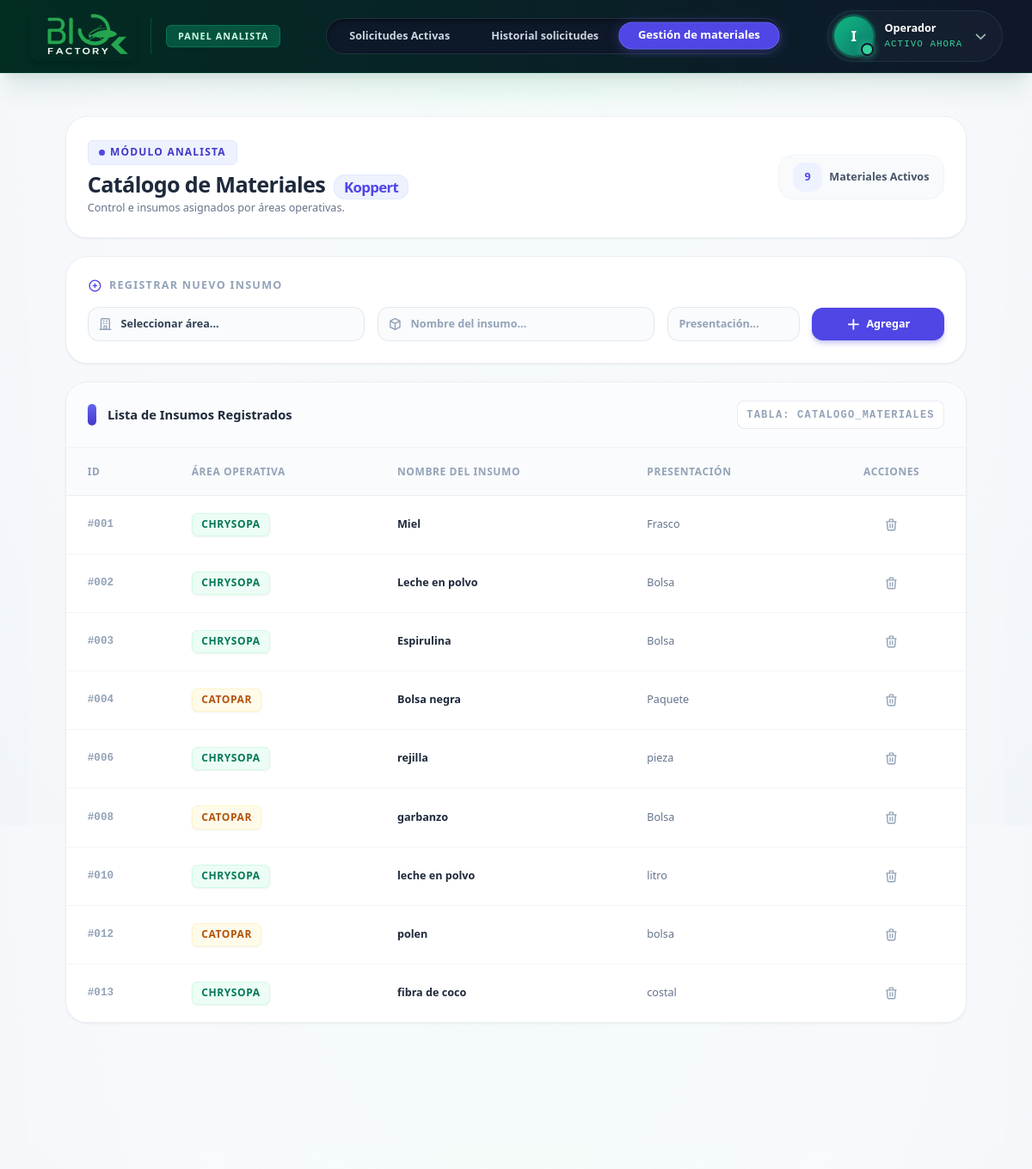
Screenshot of /inventario/materiales with the database file from the repository.
### tables this page shows
CREATE TABLE MATERIALES (

    id_material INTEGER PRIMARY KEY AUTOINCREMENT,

    id_area INTEGER,

    nombre_material VARCHAR(150) NOT NULL,

    presentacion VARCHAR(100)

);

CREATE TABLE CAT_AREAS (
    id_area INT AUTO_INCREMENT PRIMARY KEY,
    nombre_area VARCHAR(100) NOT NULL
);

### routes/inventario.py (the view)
@inventario_bp.route('/materiales')
def gestionar_materiales():
    conn = get_db_connection()
    cursor = conn.cursor()
    cursor.execute("SELECT M.*, A.nombre_area FROM MATERIALES M LEFT JOIN CAT_AREAS A ON M.id_area = A.id_area")
    materiales = cursor.fetchall()
    cursor.execute("SELECT id_area, nombre_area FROM CAT_AREAS WHERE nombre_area LIKE '%Chrysopa%' OR nombre_area LIKE '%Catopar%'")
    areas = cursor.fetchall()
    conn.close()
    return render_template('analista/materiales.html', materiales=materiales, areas=areas)

### routes/inventario.py (called while the page is built)
def get_db_connection():
    conn = sqlite3.connect('Bd_SIO-AGRO.db', isolation_level=None)
    conn.row_factory = sqlite3.Row
    return conn

### templates/analista/materiales.html (shortened to what this page needs)
{% extends "analista/base_inventario.html" %}
{% block navbar_menu %}
<div id="pillMenuContainer"
    class="w-full max-w-full overflow-x-auto hide-scroll flex justify-start sm:justify-center px-4 py-1">
    <div
        class="inline-flex items-center gap-1 p-1 bg-slate-900/80 rounded-full border border-slate-700/60 backdrop-blur-md shadow-inner shadow-black/40 flex-nowrap min-w-max">
        <a href="{{ url_for('inventario.listar_solicitudes') }}"
            class="flex items-center gap-1.5 px-4 sm:px-5 py-1.5 rounded-full text-[11px] sm:text-xs font-bold text-slate-300 hover:text-white hover:bg-slate-800/70 transition-all duration-200 whitespace-nowrap border border-transparent">
            Solicitudes Activas
        </a>
        <a href="{{ url_for('inventario.historial_solicitudes') }}"
            class="flex items-center gap-1.5 px-4 sm:px-5 py-1.5 rounded-full text-[11px] sm:text-xs font-bold text-slate-300 hover:text-white hover:bg-slate-800/70 transition-all duration-200 whitespace-nowrap border border-transparent">
            Historial solicitudes
        </a>
        <a id="activePill" href="{{ url_for('inventario.gestionar_materiales') }}"
            class="flex items-center gap-1.5 px-4 sm:px-5 py-1.5 rounded-full text-[11px] sm:text-xs font-black text-white bg-indigo-600 shadow-[0_2px_12px_rgba(99,102,241,0.35)] border border-indigo-400/40 scale-[1.03] transition-all duration-200 cursor-default whitespace-nowrap">
            Gestión de materiales
        </a>
    </div>
</div>
{% endblock %}
{% block content %}
<main class="flex-1 overflow-y-auto px-6 pt-4 pb-10 lg:px-10 bg-slate-50/50">
    <div class="w-full max-w-6xl mx-auto flex flex-col gap-5 pb-16 mb-8">
        <div
            class="bg-white border border-slate-200/70 p-6 rounded-3xl shadow-sm flex flex-col md:flex-row justify-between items-start md:items-center gap-4 backdrop-blur-xl">
            <div>
                <div
                    class="inline-flex items-center gap-1.5 px-3 py-1 rounded-md bg-indigo-50 border border-indigo-100 text-indigo-700 text-[10px] font-bold tracking-widest uppercase mb-1.5">
                    <span class="w-1.5 h-1.5 rounded-full bg-indigo-600 animate-pulse"></span>
                    Módulo Analista
                </div>
                <h1 class="text-2xl font-black text-slate-800 tracking-tight mb-0.5">
                    Catálogo de Materiales <span
                        class="text-indigo-600 font-extrabold text-base bg-indigo-50 border border-indigo-100/80 px-2.5 py-0.5 rounded-xl ml-1">Koppert</span>
                </h1>
                <p class="text-xs text-slate-500 font-medium">Control e insumos asignados por áreas operativas.</p>
            </div>
            <div class="hidden sm:flex items-center gap-2 bg-slate-50 border border-slate-100 px-4 py-2 rounded-2xl">
                <div
                    class="w-8 h-8 rounded-xl bg-indigo-50 text-indigo-600 flex items-center justify-center font-black text-xs">
                    {{ materiales|length }}
                </div>
                <span class="text-xs font-bold text-slate-600">Materiales Activos</span>
            </div>
        </div>
        <div class="bg-white rounded-3xl shadow-sm border border-slate-200/70 p-6">
            <h2 class="text-xs font-black text-slate-400 uppercase tracking-widest mb-4 flex items-center gap-2">
                <svg class="w-4 h-4 text-indigo-600" fill="none" stroke="currentColor" viewBox="0 0 24 24">
                    <path stroke-linecap="round" stroke-linejoin="round" stroke-width="2"
                        d="M12 9v3m0 0v3m0-3h3m-3 0H9m12 0a9 9 0 11-18 0 9 9 0 0118 0z"></path>
                </svg>
                Registrar Nuevo Insumo
            </h2>
            <form action="{{ url_for('inventario.agregar_material') }}" method="POST"
                class="grid grid-cols-1 sm:grid-cols-12 gap-3.5 items-center">
                <div class="sm:col-span-4">
                    <div class="relative">
                        <select name="id_area" required
                            class="w-full border border-slate-200 rounded-xl pl-9 pr-3 py-2.5 text-xs font-bold text-slate-700 bg-slate-50/80 focus:bg-white focus:ring-4 focus:ring-indigo-600/10 focus:border-indigo-500 outline-none transition-all cursor-pointer appearance-none">
                            <option value="" disabled selected>Seleccionar área...</option>
                        </select>
                    </div>
                </div>
                <div class="sm:col-span-4">
                    <div class="relative">
                        <input type="text" name="nombre_material" placeholder="Nombre del insumo..." required
                            class="w-full border border-slate-200 rounded-xl pl-9 pr-3 py-2.5 text-xs font-bold text-slate-700 bg-slate-50/80 focus:bg-white focus:ring-4 focus:ring-indigo-600/10 focus:border-indigo-500 outline-none transition-all placeholder-slate-400">
                        <svg class="w-4 h-4 text-slate-400 absolute left-3 top-1/2 -translate-y-1/2 pointer-events-none"
                            fill="none" stroke="currentColor" viewBox="0 0 24 24">
                            <path stroke-linecap="round" stroke-linejoin="round" stroke-width="2"
                                d="M20 7l-8-4-8 4m16 0l-8 4m8-4v10l-8 4m0-10L4 7m8 4v10M4 7v10l8 4"></path>
                        </svg>
                    </div>
                </div>
                <div class="sm:col-span-2">
                    <input type="text" name="presentacion" placeholder="Presentación..." required
                        class="w-full border border-slate-200 rounded-xl px-3 py-2.5 text-xs font-bold text-slate-700 bg-slate-50/80 focus:bg-white focus:ring-4 focus:ring-indigo-600/10 focus:border-indigo-500 outline-none transition-all placeholder-slate-400">
                </div>
                <div class="sm:col-span-2">
                    <button type="submit"
                        class="w-full bg-indigo-600 hover:bg-indigo-700 text-white font-black py-2.5 rounded-xl text-xs shadow-md shadow-indigo-600/25 transition-all flex items-center justify-center gap-1.5 active:scale-95">
                        <svg class="w-4 h-4" fill="none" stroke="currentColor" viewBox="0 0 24 24">
                            <path stroke-linecap="round" stroke-linejoin="round" stroke-width="2.5" d="M12 4v16m8-8H4">
                            </path>
                        </svg>
                        Agregar
                    </button>
                </div>
            </form>
        </div>
        <div class="bg-white rounded-3xl shadow-sm border border-slate-200/70 overflow-hidden flex flex-col flex-1">
            <div class="bg-slate-50/60 px-6 py-5 border-b border-slate-100 flex justify-between items-center">
                <h2 class="text-sm font-black text-slate-800 flex items-center gap-3">
                    <div class="w-2.5 h-6 bg-gradient-to-b from-indigo-500 to-indigo-700 rounded-full shadow-sm"></div>
                    Lista de Insumos Registrados
                </h2>
                <span
                    class="text-[10px] text-slate-400 font-mono font-semibold uppercase tracking-widest bg-white border border-slate-200/80 px-2.5 py-1.5 rounded-lg hidden sm:block">Tabla:
                    CATALOGO_MATERIALES</span>
            </div>
            <div class="overflow-x-auto table-container">
                <table class="min-w-full divide-y divide-slate-100 text-sm relative">
                    <thead class="bg-slate-50/80 sticky top-0 z-10 border-b border-slate-200/70 backdrop-blur-sm">
                        <tr>
                            <th
                                class="px-6 py-4 text-left font-black uppercase tracking-wider text-[10px] text-slate-400">
                                ID</th>
                            <th
                                class="px-6 py-4 text-left font-black uppercase tracking-wider text-[10px] text-slate-400">
                                Área Operativa</th>
                            <th
                                class="px-6 py-4 text-left font-black uppercase tracking-wider text-[10px] text-slate-400">
                                Nombre del Insumo</th>
                            <th
                                class="px-6 py-4 text-left font-black uppercase tracking-wider text-[10px] text-slate-400">
                                Presentación</th>
                            <th
                                class="px-6 py-4 text-center font-black uppercase tracking-wider text-[10px] text-slate-400">
                                Acciones</th>
                        </tr>
                    </thead>
                    <tbody class="divide-y divide-slate-100 bg-white text-xs">
                        {% for mat in materiales %}
                        <tr class="hover:bg-slate-50/80 transition-colors group">
                            <td class="px-6 py-4 font-mono font-bold text-slate-400">
                                #{{ "%03d"|format(mat.id_material) }}
                            </td>
                            <td class="px-6 py-4 whitespace-nowrap">
                                <span
                                    class="inline-flex items-center px-2.5 py-1 rounded-md text-[10px] font-black uppercase tracking-wider shadow-sm
                                    {% if mat.nombre_area == 'Chrysopa' %} bg-emerald-50 text-emerald-700 border border-emerald-100 {% elif mat.nombre_area == 'Catopar' %} bg-amber-50 text-amber-700 border border-amber-100 {% else %} bg-indigo-50 text-indigo-700 border border-indigo-100 {% endif %}">
                                    {{ mat.nombre_area or 'General' }}
                                </span>
                            </td>
                            <td class="px-6 py-4 font-extrabold text-slate-800 text-xs">{{ mat.nombre_material }}</td>
                            <td class="px-6 py-4 text-slate-500 font-medium text-xs">{{ mat.presentacion }}</td>
                            <td class="px-6 py-4 text-center whitespace-nowrap">
                                <form
                                    action="{{ url_for('inventario.eliminar_material', id_material=mat.id_material) }}"
                                    method="POST"
                                    onsubmit="return confirm('¿Confirma eliminar este material del catálogo?');"
                                    class="inline">
                                    <button type="submit"
                                        class="p-2 text-slate-400 hover:text-rose-600 hover:bg-rose-50 rounded-xl transition-all"
                                        title="Eliminar Insumo">
                                        <svg class="w-4 h-4" fill="none" stroke="currentColor" viewBox="0 0 24 24">
                                            <path stroke-linecap="round" stroke-linejoin="round" stroke-width="2"
                                                d="M19 7l-.867 12.142A2 2 0 0116.138 21H7.862a2 2 0 01-1.995-1.858L5 7m5 4v6m4-6v6m1-10V4a1 1 0 00-1-1h-4a1 1 0 00-1 1v3M4 7h16">
                                            </path>
                                        </svg>
                                    </button>
                                </form>
                            </td>
                        </tr>
                        {% endfor %}
                    </tbody>
                </table>
            </div>
        </div>
    </div>
</main>
{% endblock %}

### templates/analista/base_inventario.html (style rules this page uses)
@media (min-width: 1024px) { html { zoom: 120%; } }

### rows the page displays
MATERIALES: id_material "001", nombre_area "CHRYSOPA", nombre_material "Miel", presentacion "Frasco"
MATERIALES: id_material "002", nombre_area "CHRYSOPA", nombre_material "Leche en polvo", presentacion "Bolsa"
MATERIALES: id_material "003", nombre_area "CHRYSOPA", nombre_material "Espirulina", presentacion "Bolsa"
MATERIALES: id_material "004", nombre_area "CATOPAR", nombre_material "Bolsa negra", presentacion "Paquete"
MATERIALES: id_material "006", nombre_area "CHRYSOPA", nombre_material "rejilla", presentacion "pieza"
MATERIALES: id_material "008", nombre_area "CATOPAR", nombre_material "garbanzo", presentacion "Bolsa"
MATERIALES: id_material "010", nombre_area "CHRYSOPA", nombre_material "leche en polvo", presentacion "litro"
MATERIALES: id_material "012", nombre_area "CATOPAR", nombre_material "polen", presentacion "bolsa"
MATERIALES: id_material "013", nombre_area "CHRYSOPA", nombre_material "fibra de coco", presentacion "costal"

### other values shown
{{ session.get('nombre', 'I')[0]|upper if session.get('nombre') else 'I' }} "I"
{{ session.get('nombre', 'Operador') }} "Operador"
{{ materiales|length }} "9"
